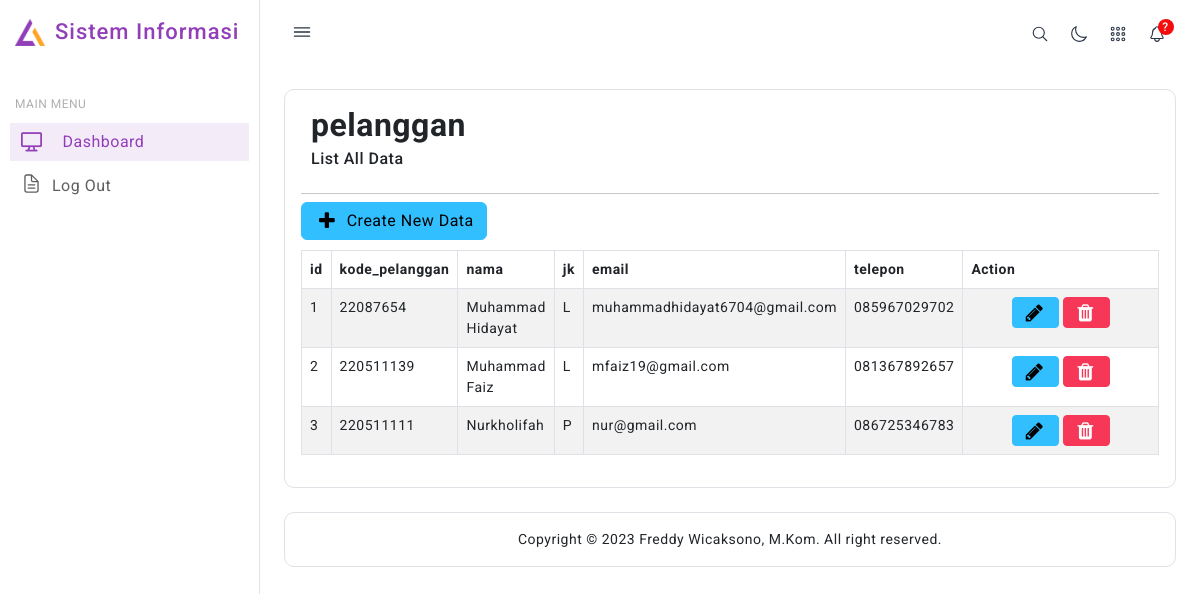
Before: /pelanggan/index.php with the older database file.
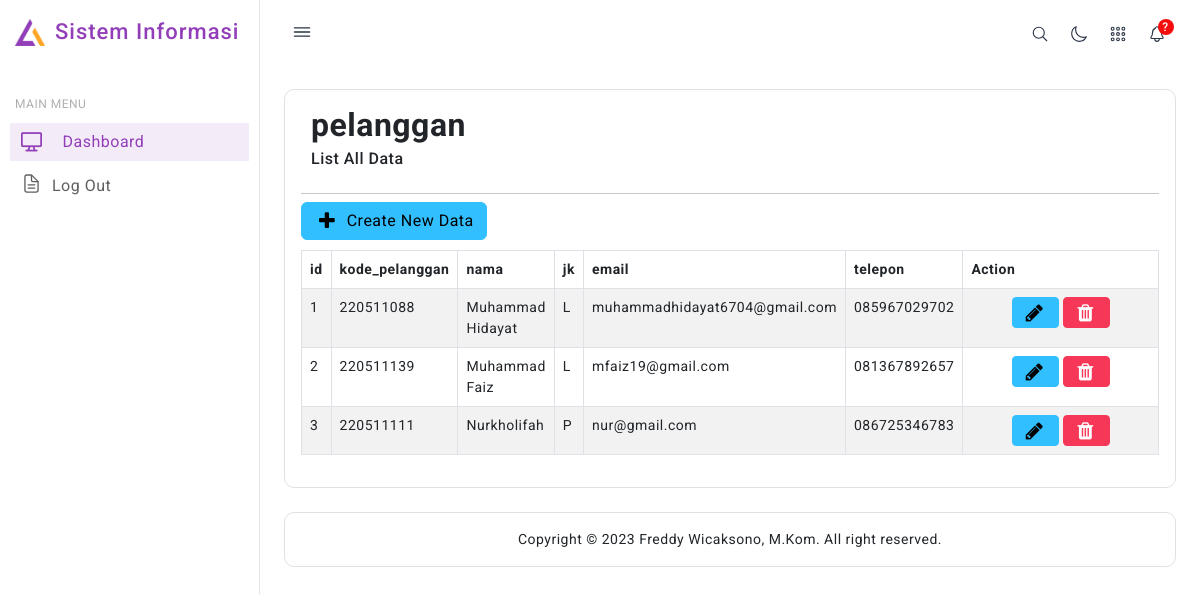
After: the same page with the newer database file.
### tables this page shows
CREATE TABLE `pelanggan` (
  `id` int NOT NULL,
  `kode_pelanggan` varchar(20) NOT NULL,
  `nama` varchar(100) NOT NULL,
  `jk` enum('L','P') NOT NULL,
  `email` varchar(100) DEFAULT NULL,
  `telepon` varchar(15) DEFAULT NULL
);

### db/database.php (called while the page is built, shortened)
<?php
class Database {
    private $pdo;
    public function __construct() {
        $dotenv = Dotenv\Dotenv::createImmutable(__DIR__ . "/..");
        $host = $_ENV["DB_HOST"];
        $dbname = $_ENV["DB_DATABASE"];
        $username = $_ENV["DB_USERNAME"];
        $password = $_ENV["DB_PASSWORD"];
        $charset = $_ENV["DB_CHARSET"];
    }
    private function connect($host, $dbname, $username, $password, $charset) {
        try {
            $this->pdo = new PDO("mysql:host={$host};dbname={$dbname};charset={$charset}", $username, $password);
            $this->pdo->setAttribute(PDO::ATTR_ERRMODE, PDO::ERRMODE_EXCEPTION);
        } catch (PDOException $e) {
            die("Database connection failed: " . $e->getMessage());
        }
    }
    public function query($sql, $params = []) {
        $stmt = $this->pdo->prepare($sql);
        if ($stmt) {
            $stmt->execute($params);
            return $stmt;
        } else {
            die("Error in query: " . print_r($this->pdo->errorInfo(), true));
        }
    }
}

### controllers/Pelanggan.php (called while the page is built, shortened)
<?php
include_once('../models/PelangganModel.php');
class PelangganController
{
    private $model;
    public function __construct()
    {
        $this->model = new PelangganModel();
    }
    public function getPelangganList()
    {
        return $this->model->getPelangganList();
    }
}

### models/PelangganModel.php (called while the page is built, shortened)
<?php
include_once('../db/database.php');
class PelangganModel
{
    private $db;
    public function __construct()
    {
        $this->db = new Database();
    }
    public function getPelangganList()
    {
        $sql = 'SELECT * FROM pelanggan limit 100';
        return $this->db->query($sql)->fetchAll(PDO::FETCH_ASSOC);
    }
}

### pelanggan/index.php (the view, shortened to what this page needs)
<?php
include("../controllers/Pelanggan.php");
include("../lib/functions.php");
$obj = new PelangganController();
$rows = $obj->getpelangganList();
?>
<div class="header icon-and-heading">
<h2><strong>pelanggan</strong> <small>List All Data</small> </h2>
</div>
<hr style="margin-bottom:-2px;"/>
<a style="margin:10px 0px;" class="btn btn-large btn-info" href="add.php"><i class="fa fa-plus"></i> Create New Data</a>
<table class="table table-bordered table-striped">
    <thead>
        <tr>
            <th>id</th>
<th>kode_pelanggan</th>
<th>nama</th>
<th>jk</th>
<th>email</th>
<th>telepon</th>
            <th width="140">Action</th>
        </tr>
    </thead>
    <tbody>
        <?php foreach($rows as $row){ ?>
        <tr>
            <td><?php echo $row["id"]; ?></td>
<td><?php echo $row["kode_pelanggan"]; ?></td>
<td><?php echo $row["nama"]; ?></td>
<td><?php echo $row["jk"]; ?></td>
<td><?php echo $row["email"]; ?></td>
<td><?php echo $row["telepon"]; ?></td>
            <td class="text-center" width="200">
                <a class="btn btn-info btn-sm" href="edit.php?id=<?php echo $row['id']; ?>">
                    <i class="fa fa-pencil"></i>
                </a>
                <a class="btn btn-danger btn-sm" href="delete.php?id=<?php echo $row['id']; ?>">
                    <i class="fa fa-trash"></i>
                </a>
            </td>
        </tr>
        <?php } ?>
    </tbody>
</table>

Changed rows visible on the page:
changed pelanggan "Muhammad Hidayat": kode_pelanggan "22087654" → "220511088"
